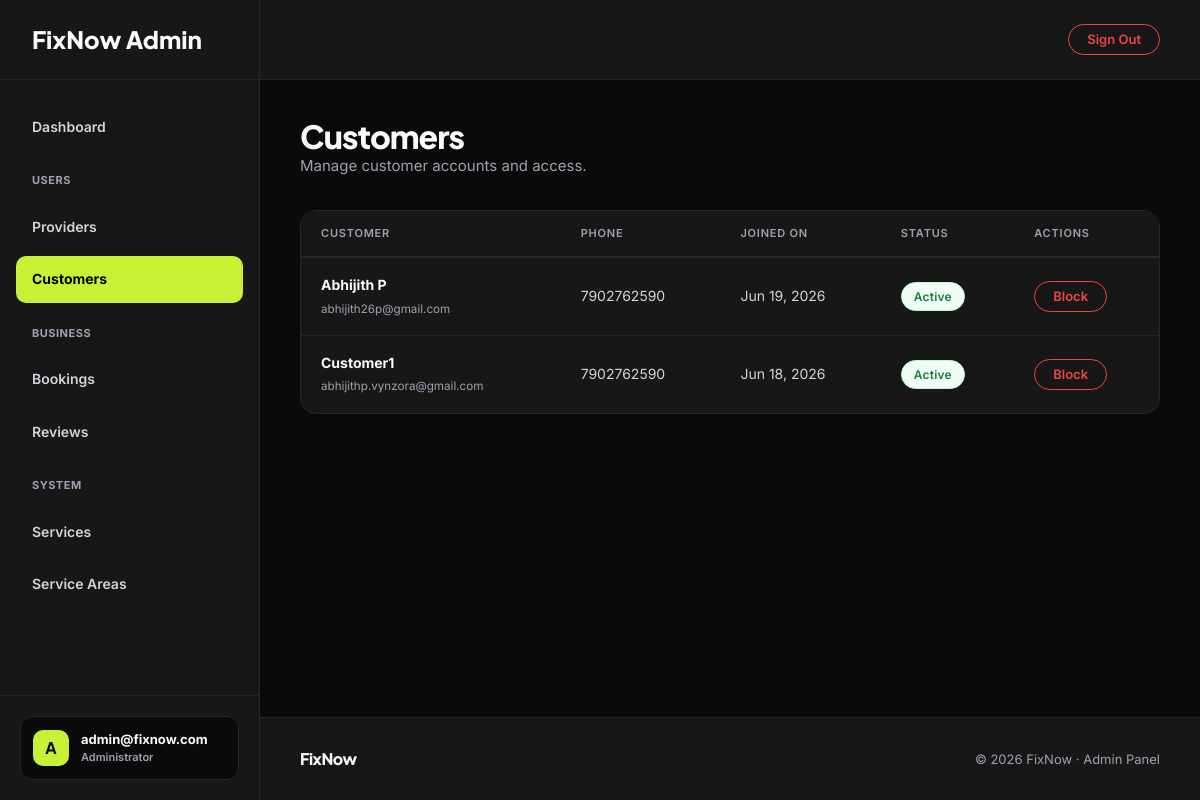
The page /dashboard/customers/ (signed in) on the database its author committed.
### fixnow_app/models.py (models this page shows, shortened)
class CustomUser(AbstractUser):
    USER_TYPE_CHOICES = (
        ('customer', 'Customer'),
        ('provider', 'Provider'),
    )
    username = None
    email = models.EmailField(unique=True)
    phone = models.CharField(max_length=20, blank=True, null=True)
    user_type = models.CharField(max_length=20, choices=USER_TYPE_CHOICES, blank=True, null=True)
    created_at = models.DateTimeField(auto_now_add=True)
    updated_at = models.DateTimeField(auto_now=True)
    USERNAME_FIELD = 'email'
    REQUIRED_FIELDS = []
    objects = CustomUserManager()

class CustomerProfile(models.Model):
    user = models.OneToOneField(CustomUser, on_delete=models.CASCADE, related_name='customer_profile')
    address = models.TextField(blank=True)
    pincode = models.ForeignKey(ServicePincode, on_delete=models.SET_NULL, null=True, blank=True)
    created_at = models.DateTimeField(auto_now_add=True)
    updated_at = models.DateTimeField(auto_now=True)

### fixnow_app/views/admin_views.py (the view)
# urls.py: path('dashboard/customers/', views.admin_customer_list, name='admin_customer_list'),
@login_required(login_url='admin_login')
def admin_customer_list(request):
    if not request.user.is_staff:
        return redirect('admin_login')
    customers = CustomerProfile.objects.select_related('user').order_by('-created_at')
    return render(request, 'admin_pages/customer_list.html', {
        'customers': customers,
    })

### templates/admin_pages/customer_list.html (shortened to what this page needs)
{% extends "admin_pages/base.html" %}
{% block nav_customers %}active{% endblock %}
{% block content %}
<div class="fn-page-header">
    <div style="display: flex; justify-content: space-between; align-items: flex-end; flex-wrap: wrap; gap: 24px;">
        <div>
            <h1 class="fn-display fn-display-sm">Customers</h1>
            <p class="fn-page-sub">Manage customer accounts and access.</p>
        </div>
    </div>
</div>
<div class="fn-table-wrap">
    <table class="fn-table">
        <thead>
            <tr>
                <th>Customer</th>
                <th>Phone</th>
                <th>Joined On</th>
                <th>Status</th>
                <th>Actions</th>
            </tr>
        </thead>
        <tbody>
            {% for customer in customers %}
            <tr>
                <td>
                    <strong style="color: var(--fn-text-1);">{{ customer.user.get_full_name|default:customer.user.email }}</strong><br>
                    <small style="color: var(--fn-text-3);">{{ customer.user.email }}</small>
                </td>
                <td>{{ customer.user.phone|default:"-" }}</td>
                <td>{{ customer.created_at|date:"M d, Y" }}</td>
                <td>
                    {% if customer.user.is_active %}
                        <span class="fn-badge fn-badge-approved">Active</span>
                    {% else %}
                        <span class="fn-badge fn-badge-rejected">Blocked</span>
                    {% endif %}
                </td>
                <td>
                    <form method="POST" action="{% url 'admin_customer_block' customer.id %}">
                        {% if customer.user.is_active %}
                            <button type="submit" class="fn-btn fn-btn-ghost fn-btn-sm" style="color: #ef4444; border-color: #ef4444;" onclick="return confirm('Block this customer? They will not be able to log in.');">Block</button>
                        {% else %}
                            <button type="submit" class="fn-btn fn-btn-ghost fn-btn-sm" style="color: #10b981; border-color: #10b981;">Unblock</button>
                        {% endif %}
                    </form>
                </td>
            </tr>
            {% empty %}
            <tr>
                <td colspan="5" class="fn-empty" style="padding: 60px 20px;">
                    <div class="fn-empty-sub">No customers registered yet.</div>
                </td>
            </tr>
            {% endfor %}
        </tbody>
    </table>
</div>
{% endblock %}

### templates/admin_pages/base.html (shortened to what this page needs)
{% load static %}
<!DOCTYPE html>
<html lang="en">
<head>
    <link rel="stylesheet" href="{% static 'css/fixnow.css' %}">
    <link rel="stylesheet" href="https://cdnjs.cloudflare.com/ajax/libs/toastr.js/latest/toastr.min.css">
</head>
<body>
<aside class="fn-sidebar">
    <a href="{% url 'admin_dashboard' %}" class="fn-sidebar-logo">FixNow Admin</a>
    <nav class="fn-sidebar-nav">
        <a href="{% url 'admin_dashboard' %}" class="fn-sidebar-link {% block nav_dashboard %}{% endblock %}">Dashboard</a>
        <div style="font-size: 11px; font-weight: 700; color: var(--fn-text-3); text-transform: uppercase; margin: 16px 0 8px 16px; letter-spacing: 0.5px;">Users</div>
        <a href="{% url 'admin_provider_list' %}" class="fn-sidebar-link {% block nav_providers %}{% endblock %}">Providers</a>
        <a href="{% url 'admin_customer_list' %}" class="fn-sidebar-link {% block nav_customers %}{% endblock %}">Customers</a>
        <div style="font-size: 11px; font-weight: 700; color: var(--fn-text-3); text-transform: uppercase; margin: 16px 0 8px 16px; letter-spacing: 0.5px;">Business</div>
        <a href="{% url 'admin_booking_list' %}" class="fn-sidebar-link {% block nav_bookings %}{% endblock %}">Bookings</a>
        <a href="{% url 'admin_review_list' %}" class="fn-sidebar-link {% block nav_reviews %}{% endblock %}">Reviews</a>
        <div style="font-size: 11px; font-weight: 700; color: var(--fn-text-3); text-transform: uppercase; margin: 16px 0 8px 16px; letter-spacing: 0.5px;">System</div>
        <a href="{% url 'admin_category_list' %}" class="fn-sidebar-link {% block nav_categories %}{% endblock %}">Services</a>
        <a href="{% url 'admin_pincode_list' %}" class="fn-sidebar-link {% block nav_pincodes %}{% endblock %}">Service Areas</a>
    </nav>
    <div class="fn-sidebar-footer">
        <div class="fn-user-profile">
            <div class="fn-user-avatar">A</div>
            <div class="fn-user-info">
                <div class="fn-user-name">{{ request.user.email }}</div>
                <div class="fn-user-role">Administrator</div>
            </div>
        </div>
    </div>
</aside>
<div class="fn-main-wrapper">
    <header class="fn-top-header">
        <a href="{% url 'admin_logout' %}" class="fn-btn fn-btn-ghost fn-btn-sm" style="color: #ef4444; border-color: #ef4444;">Sign Out</a>
    </header>
    <div class="fn-content">
        {% block content %}{% endblock %}
    </div>
    <footer class="fn-footer" style="background: var(--fn-bg-card); border-top: 1px solid var(--fn-border);">
        <span class="fn-footer__logo">FixNow</span>
        <span class="fn-footer__copy">
            © 2026 FixNow · Admin Panel
        </span>
    </footer>
</div>
</body>
</html>

### static/css/fixnow.css (style rules this page uses)
:root { --fn-bg: #f5f4ef; --fn-bg-card: #ffffff; --fn-border: #e8e8e8; --fn-text-1: #0d0d0d; --fn-text-2: #4b4b4b; --fn-text-3: #9ca3af; --fn-accent: #c8f135; --fn-accent-dark: #a8cc1a; --fn-red: #ef4444; --fn-font-head: 'Plus Jakarta Sans', sans-serif; --fn-font-body: 'Inter', sans-serif; --fn-radius-card: 16px; --fn-radius-btn: 50px; --fn-shadow-card: 0 1px 3px rgba(0,0,0,0.06); --fn-shadow-action: 0 4px 16px rgba(0,0,0,0.10); --fn-max-width: 1100px; --fn-pad-section: 100px; --fn-pad-mobile: 40px; }
*, *::before, *::after { box-sizing: border-box; margin: 0; padding: 0; }
html { scroll-behavior: smooth; }
body { font-family: var(--fn-font-body); background: var(--fn-bg); color: var(--fn-text-1); font-size: 15px; line-height: 1.6; -webkit-font-smoothing: antialiased; }
a { color: inherit; text-decoration: none; }
button { cursor: pointer; font-family: inherit; }
p { margin-bottom: 1em; }
p:last-child { margin-bottom: 0; }
.fn-display { font-family: var(--fn-font-head); font-weight: 800; line-height: 1.05; letter-spacing: -0.03em; color: var(--fn-text-1); }
.fn-display-sm { font-size: clamp(22px, 3vw, 32px); }
.fn-btn { display: inline-flex; align-items: center; justify-content: center; gap: 8px; padding: 12px 28px; border-radius: var(--fn-radius-btn); font-family: var(--fn-font-body); font-size: 14px; font-weight: 600; border: none; cursor: pointer; text-decoration: none; transition: all 0.2s; white-space: nowrap; line-height: 1; }
.fn-btn-ghost { background: transparent; color: var(--fn-text-2); border: 1.5px solid var(--fn-border); }
.fn-btn-sm { padding: 8px 18px; font-size: 13px; }
.fn-badge { display: inline-flex; align-items: center; padding: 4px 12px; border-radius: 20px; font-size: 12px; font-weight: 600; font-family: var(--fn-font-body); letter-spacing: 0.2px; }
.fn-badge-approved { background: #f0fdf4; color: #15803d; border: 1px solid #bbf7d0; }
.fn-table-wrap { background: var(--fn-bg-card); border: 1px solid var(--fn-border); border-radius: var(--fn-radius-card); overflow: hidden; }
.fn-table { width: 100%; border-collapse: collapse; font-size: 14px; font-family: var(--fn-font-body); }
.fn-table thead tr { background: var(--fn-bg); border-bottom: 1px solid var(--fn-border); }
.fn-table th { padding: 14px 20px; text-align: left; font-size: 11px; font-weight: 600; text-transform: uppercase; letter-spacing: 0.8px; color: var(--fn-text-3); }
.fn-table td { padding: 16px 20px; color: var(--fn-text-2); border-bottom: 1px solid #f3f4f6; vertical-align: middle; }
.fn-table tbody tr:last-child td { border-bottom: none; }
.fn-page-header { margin-bottom: 32px; }
.fn-page-sub { font-size: 15px; color: var(--fn-text-3); }
.fn-footer { border-top: 1px solid var(--fn-border); padding: 28px 40px; display: flex; justify-content: space-between; align-items: center; background: var(--fn-bg); margin-top: auto; }
.fn-footer__logo { font-family: var(--fn-font-head); font-size: 16px; font-weight: 800; letter-spacing: -0.03em; color: var(--fn-text-1); }
.fn-footer__copy { font-size: 13px; color: var(--fn-text-3); }

### rows shown on the page
CustomUser: user.email "admin@fixnow.com"
CustomerProfile: user.get_full_name "Abhijith P", user.email "abhijith26p@gmail.com", user.phone "7902762590", created_at "Jun 19, 2026", shows "Active", shows "Block"
CustomerProfile: user.get_full_name "Customer1", user.email "abhijithp.vynzora@gmail.com", user.phone "7902762590", created_at "Jun 18, 2026", shows "Active", shows "Block"
